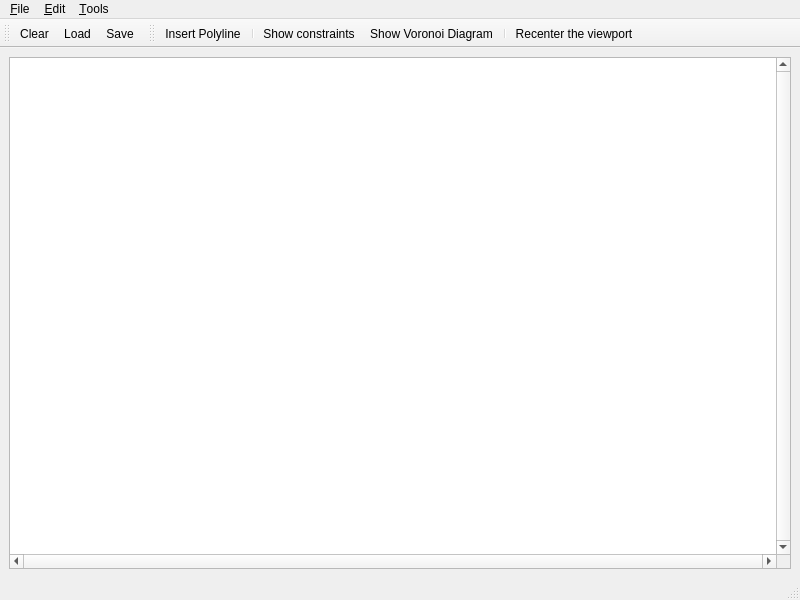
<ui version="4.0" >
 <author>GeometryFactory</author>
 <class>Segment_voronoi_2</class>
 <widget class="QMainWindow" name="Segment_voronoi_2" >
  <property name="geometry" >
   <rect>
    <x>0</x>
    <y>0</y>
    <width>800</width>
    <height>600</height>
   </rect>
  </property>
  <property name="windowTitle" >
   <string>CGAL Segment Voronoi Diagram</string>
  </property>
  <property name="windowIcon" >
   <iconset resource="../resources/CGAL.qrc" >
    <normaloff>:/cgal/logos/cgal_icon</normaloff>:/cgal/logos/cgal_icon</iconset>
  </property>
  <widget class="QWidget" name="centralwidget" >
   <layout class="QGridLayout" >
    <item row="0" column="0" >
     <widget class="QGraphicsView" name="graphicsView" >
      <property name="focusPolicy" >
       <enum>Qt::StrongFocus</enum>
      </property>
      <property name="verticalScrollBarPolicy" >
       <enum>Qt::ScrollBarAlwaysOn</enum>
      </property>
      <property name="horizontalScrollBarPolicy" >
       <enum>Qt::ScrollBarAlwaysOn</enum>
      </property>
      <property name="transformationAnchor" >
       <enum>QGraphicsView::NoAnchor</enum>
      </property>
     </widget>
    </item>
   </layout>
  </widget>
  <widget class="QStatusBar" name="statusbar" />
  <widget class="QToolBar" name="fileToolBar" >
   <property name="windowTitle" >
    <string>File Tools</string>
   </property>
   <attribute name="toolBarArea" >
    <enum>TopToolBarArea</enum>
   </attribute>
   <attribute name="toolBarBreak" >
    <bool>false</bool>
   </attribute>
   <addaction name="actionClear" />
   <addaction name="actionLoadSegments" />
   <addaction name="actionSaveSegments" />
  </widget>
  <widget class="QToolBar" name="toolBar" >
   <property name="windowTitle" >
    <string>Visualization Tools</string>
   </property>
   <attribute name="toolBarArea" >
    <enum>TopToolBarArea</enum>
   </attribute>
   <attribute name="toolBarBreak" >
    <bool>false</bool>
   </attribute>
   <addaction name="actionInsertPolyline" />
   <addaction name="separator" />
   <addaction name="actionShowConstraints" />
   <addaction name="actionShowVoronoi" />
   <addaction name="separator" />
   <addaction name="actionRecenter" />
  </widget>
  <widget class="QMenuBar" name="menubar" >
   <property name="geometry" >
    <rect>
     <x>0</x>
     <y>0</y>
     <width>800</width>
     <height>19</height>
    </rect>
   </property>
   <widget class="QMenu" name="menuFile" >
    <property name="title" >
     <string>&amp;File</string>
    </property>
    <addaction name="separator" />
    <addaction name="actionClear" />
    <addaction name="actionLoadSegments" />
    <addaction name="actionSaveSegments" />
    <addaction name="separator" />
    <addaction name="actionQuit" />
   </widget>
   <widget class="QMenu" name="menuEdit" >
    <property name="title" >
     <string>&amp;Edit</string>
    </property>
   </widget>
   <widget class="QMenu" name="menuTools" >
    <property name="title" >
     <string>&amp;Tools</string>
    </property>
    <addaction name="actionInsertPolyline" />
    <addaction name="separator" />
    <addaction name="actionShowVoronoi" />
    <addaction name="actionShowConstraints" />
    <addaction name="separator" />
    <addaction name="actionRecenter" />
   </widget>
   <addaction name="menuFile" />
   <addaction name="menuEdit" />
   <addaction name="menuTools" />
  </widget>
  <action name="actionAbout" >
   <property name="text" >
    <string>&amp;About</string>
   </property>
  </action>
  <action name="actionAboutCGAL" >
   <property name="text" >
    <string>About &amp;CGAL</string>
   </property>
  </action>
  <action name="actionQuit" >
   <property name="text" >
    <string>&amp;Quit</string>
   </property>
   <property name="shortcut" >
    <string>Ctrl+Q</string>
   </property>
  </action>
  
  <action name="actionInsertPolyline" >
   <property name="checkable" >
    <bool>true</bool>
   </property>
   <property name="checked" >
    <bool>false</bool>
   </property>
   <property name="icon" >
    <iconset resource="../icons/Input.qrc" >
     <normaloff>:/cgal/Input/inputPolyline.png</normaloff>:/cgal/Input/inputPolyline.png</iconset>
   </property>
   <property name="text" >
    <string>&amp;Insert Polyline</string>
   </property>
   <property name="toolTip" >
    <string>Insert Point or Polyline</string>
   </property>
   <property name="statusTip" >
    <string>Left: Insert vtx | Right: Final vtx | Del: Delete vtx</string>
   </property>
  </action>
  <action name="actionClear" >
   <property name="icon" >
    <iconset resource="../icons/File.qrc" >
     <normaloff>:/cgal/fileToolbar/fileNew.png</normaloff>:/cgal/fileToolbar/fileNew.png</iconset>
   </property>
   <property name="text" >
    <string>&amp;Clear</string>
   </property>
   <property name="shortcut" >
    <string>Ctrl+C</string>
   </property>
  </action>
  <action name="actionShowVoronoi" >
   <property name="checkable" >
    <bool>true</bool>
   </property>
   <property name="checked" >
    <bool>false</bool>
   </property>
   <property name="icon" >
    <iconset resource="../icons/Triangulation_2.qrc" >
     <normaloff>:/cgal/Triangulation_2/Voronoi_diagram_2.png</normaloff>:/cgal/Triangulation_2/Voronoi_diagram_2.png</iconset>
   </property>
   <property name="text" >
    <string>Show &amp;Voronoi Diagram</string>
   </property>
   <property name="shortcut" >
    <string>Ctrl+V</string>
   </property>
   <property name="visible" >
    <bool>false</bool>
   </property>
  </action>

  <action name="actionLoadSegments" >
   <property name="icon" >
    <iconset resource="../icons/File.qrc" >
     <normaloff>:/cgal/fileToolbar/fileOpen.png</normaloff>:/cgal/fileToolbar/fileOpen.png</iconset>
   </property>
   <property name="text" >
    <string>&amp;Load...</string>
   </property>
   <property name="shortcut" >
    <string>Ctrl+L</string>
   </property>
  </action>
  <action name="actionSaveSegments" >
   <property name="icon" >
    <iconset resource="../icons/File.qrc" >
     <normaloff>:/cgal/fileToolbar/fileSave.png</normaloff>:/cgal/fileToolbar/fileSave.png</iconset>
   </property>
   <property name="text" >
    <string>&amp;Save...</string>
   </property>
   <property name="shortcut" >
    <string>Ctrl+S</string>
   </property>
  </action>

  <action name="actionRecenter" >
   <property name="icon" >
    <iconset resource="../icons/Input.qrc" >
     <normaloff>:/cgal/Input/zoom-best-fit</normaloff>:/cgal/Input/zoom-best-fit</iconset>
   </property>
   <property name="text" >
    <string>Re&amp;center the viewport</string>
   </property>
   <property name="shortcut" >
    <string>Ctrl+R</string>
   </property>
  </action>
 
  <action name="actionShowConstraints" >
   <property name="checkable" >
    <bool>true</bool>
   </property>
   <property name="icon" >
    <iconset resource="Segment_voronoi_2.qrc" >
     <normaloff>:/cgal/Actions/icons/constrained_triangulation_show_constraints.png</normaloff>:/cgal/Actions/icons/constrained_triangulation_show_constraints.png</iconset>
   </property>
   <property name="text" >
    <string>Show &amp;constraints</string>
   </property>
   <property name="shortcut" >
    <string>Ctrl+C</string>
   </property>
  </action>

 </widget>
 <resources>
  <include location="Segment_voronoi_2.qrc" />
  <include location="../icons/File.qrc" />
  <include location="../resources/CGAL.qrc" />
  <include location="../icons/Triangulation_2.qrc" />
  <include location="../icons/Input.qrc" />
 </resources>
 <connections/>
</ui>
